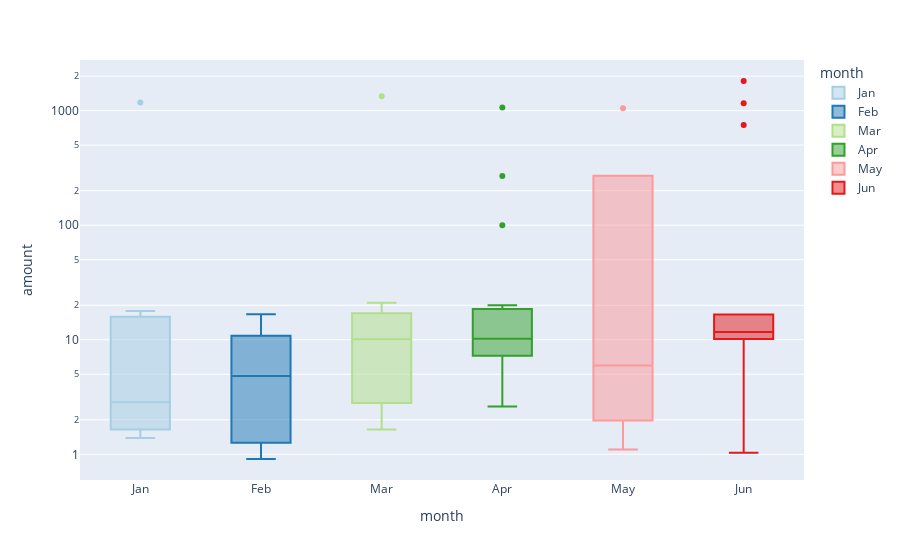

The code cell stored with this chart in its notebook:
### Code cell
# creating the six box plots using plotly express

px.box(daily_trans_df, x ='month', y = 'amount',
      color = 'month',
      color_discrete_sequence = px.colors.colorbrewer.Paired,
      log_y=True)

### Figure 1 — Plotly figure (JSON) as saved in the notebook; plotly's stock layout.template omitted (floating-point values rounded to 4 significant figures)
{"data": [{"alignmentgroup": "True", "hovertemplate": "month=%{x}<br>amount=%{y}<extra></extra>", "legendgroup": "Jan", "marker": {"color": "rgb(166,206,227)"}, "name": "Jan", "notched": false, "offsetgroup": "Jan", "orientation": "v", "showlegend": true, "type": "box", "x": ["Jan", "Jan", "Jan", "Jan", "Jan", "Jan", "Jan", "Jan", "Jan", "Jan"], "x0": " ", "xaxis": "x", "y": [1.46, 10.74, 2.93, 1.39, 17.84, 1.65, 15.86, 2.22, 1177, 2.75], "y0": " ", "yaxis": "y"}, {"alignmentgroup": "True", "hovertemplate": "month=%{x}<br>amount=%{y}<extra></extra>", "legendgroup": "Feb", "marker": {"color": "rgb(31,120,180)"}, "name": "Feb", "notched": false, "offsetgroup": "Feb", "orientation": "v", "showlegend": true, "type": "box", "x": ["Feb", "Feb", "Feb", "Feb", "Feb", "Feb", "Feb", "Feb", "Feb", "Feb"], "x0": " ", "xaxis": "x", "y": [10.75, 10.81, 5.97, 3.69, 16.7, 1.26, 2.63, 11.01, 0.91, 1.18], "y0": " ", "yaxis": "y"}, {"alignmentgroup": "True", "hovertemplate": "month=%{x}<br>amount=%{y}<extra></extra>", "legendgroup": "Mar", "marker": {"color": "rgb(178,223,138)"}, "name": "Mar", "notched": false, "offsetgroup": "Mar", "orientation": "v", "showlegend": true, "type": "box", "x": ["Mar", "Mar", "Mar", "Mar", "Mar", "Mar", "Mar", "Mar", "Mar", "Mar", "Mar", "Mar", "Mar"], "x0": " ", "xaxis": "x", "y": [12.42, 16.58, 1334, 2.88, 2.04, 13.57, 10.1, 1.65, 3.08, 4.2, 2.56, 18.28, 21.04], "y0": " ", "yaxis": "y"}, {"alignmentgroup": "True", "hovertemplate": "month=%{x}<br>amount=%{y}<extra></extra>", "legendgroup": "Apr", "marker": {"color": "rgb(51,160,44)"}, "name": "Apr", "notched": false, "offsetgroup": "Apr", "orientation": "v", "showlegend": true, "type": "box", "x": ["Apr", "Apr", "Apr", "Apr", "Apr", "Apr", "Apr", "Apr", "Apr", "Apr", "Apr", "Apr", "Apr", "Apr", "Apr", "Apr"], "x0": " ", "xaxis": "x", "y": [100, 2.62, 7.08, 17.15, 1063, 10.15, 10.06, 269, 10.24, 7.39, 6.01, 20.03, 2.79, 10.02, 15.66, 16.5], "y0": " ", "yaxis": "y"}, {"alignmentgroup": "True", "hovertemplate": "month=%{x}<br>amount=%{y}<extra></extra>", "legendgroup": "May", "marker": {"color": "rgb(251,154,153)"}, "name": "May", "notched": false, "offsetgroup": "May", "orientation": "v", "showlegend": true, "type": "box", "x": ["May", "May", "May", "May", "May"], "x0": " ", "xaxis": "x", "y": [1.1, 1046, 12.15, 2.27, 5.97], "y0": " ", "yaxis": "y"}, {"alignmentgroup": "True", "hovertemplate": "month=%{x}<br>amount=%{y}<extra></extra>", "legendgroup": "Jun", "marker": {"color": "rgb(227,26,28)"}, "name": "Jun", "notched": false, "offsetgroup": "Jun", "orientation": "v", "showlegend": true, "type": "box", "x": ["Jun", "Jun", "Jun", "Jun", "Jun", "Jun", "Jun", "Jun", "Jun", "Jun", "Jun", "Jun", "Jun", "Jun"], "x0": " ", "xaxis": "x", "y": [1162, 749, 10.69, 11.88, 1.03, 10.15, 11.01, 16.29, 15.98, 1813, 16.61, 11.53, 5.24, 2.27], "y0": " ", "yaxis": "y"}], "layout": {"autosize": true, "boxmode": "overlay", "legend": {"title": {"text": "month"}, "tracegroupgap": 0}, "margin": {"t": 60}, "xaxis": {"anchor": "y", "autorange": true, "categoryarray": ["Jan", "Feb", "Mar", "Apr", "May", "Jun"], "categoryorder": "array", "domain": [0, 1], "range": [-0.5, 5.5], "title": {"text": "month"}, "type": "category"}, "yaxis": {"anchor": "x", "autorange": true, "domain": [0, 1], "range": [-0.2243, 3.442], "title": {"text": "amount"}, "type": "log"}}}
